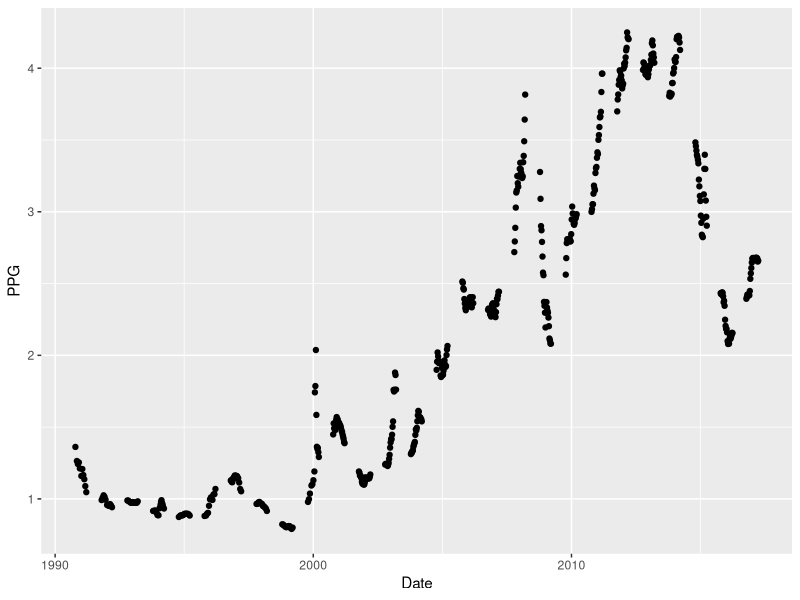
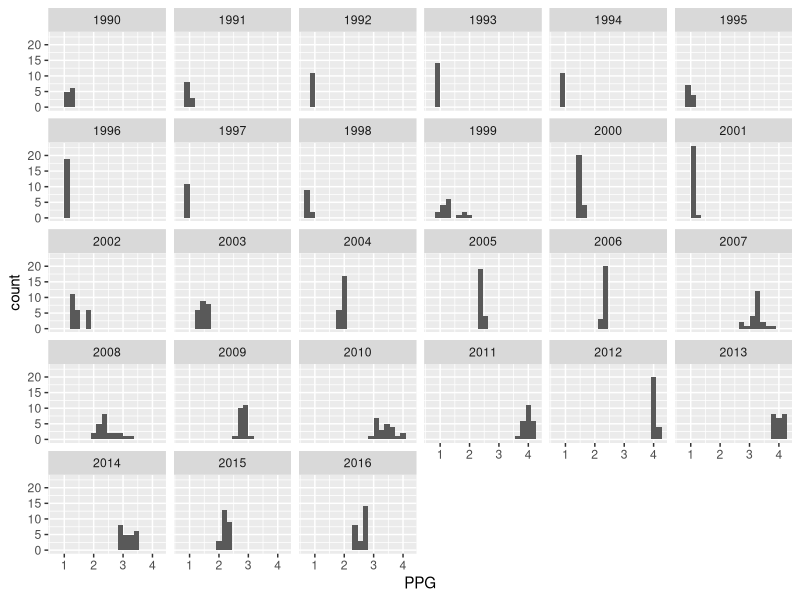
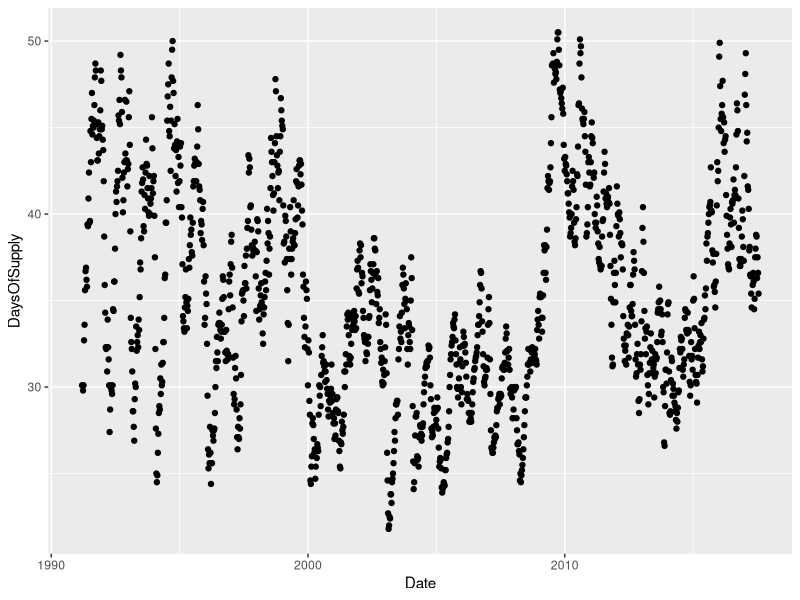
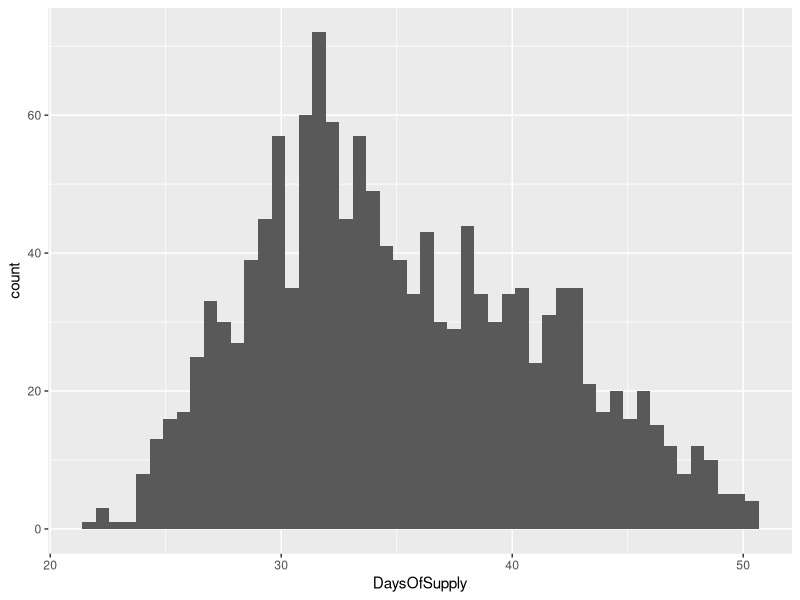
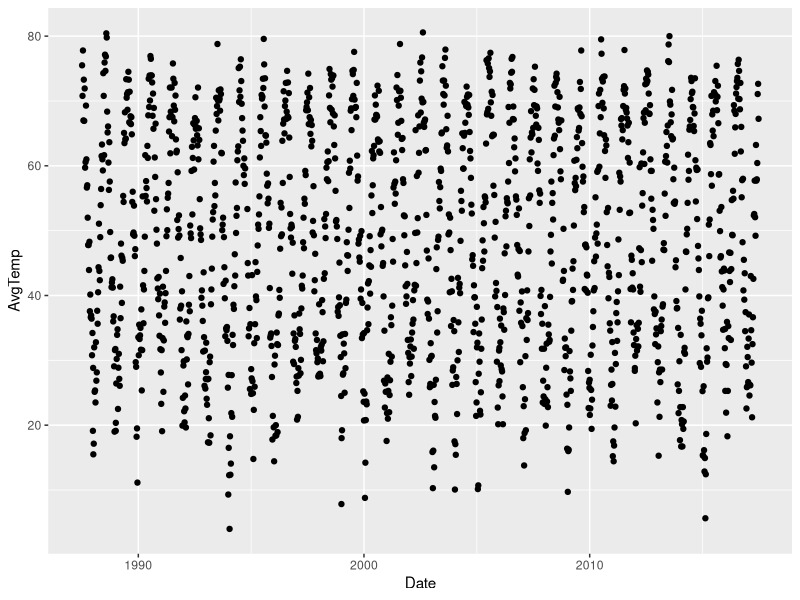
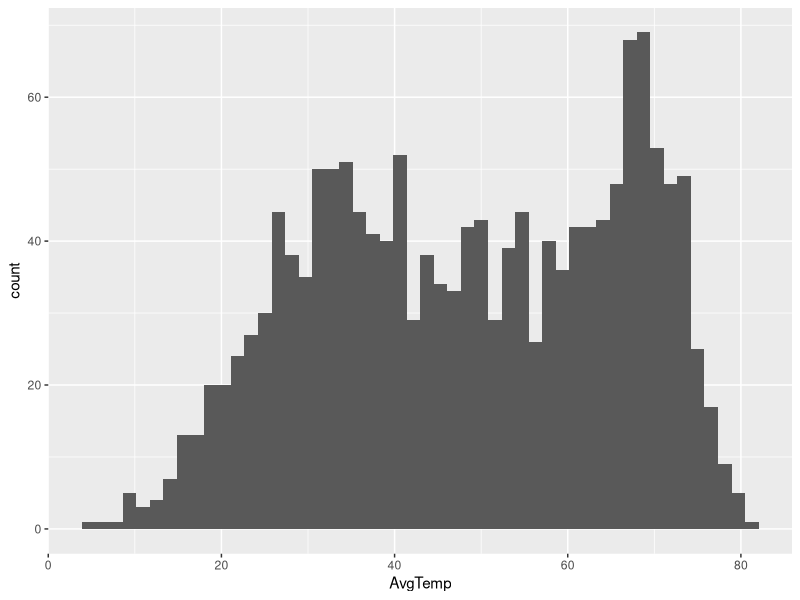
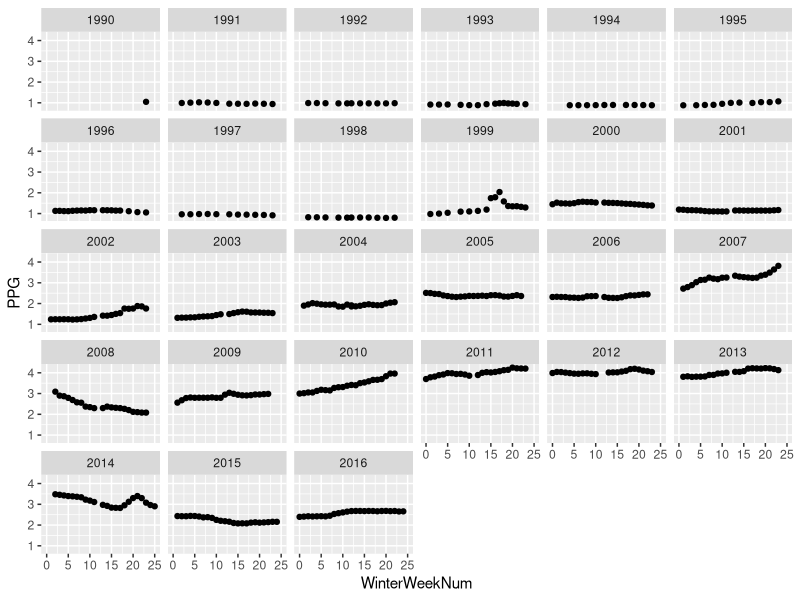
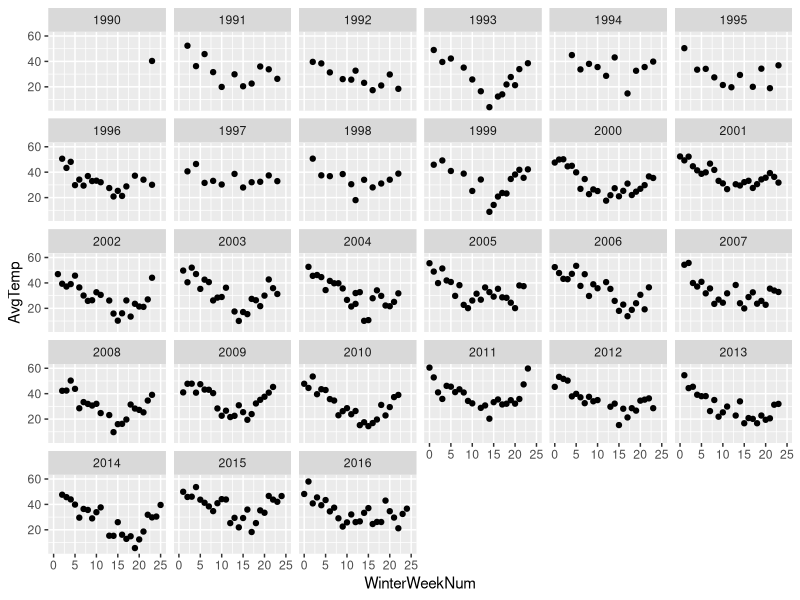

Recreate these plots in R, in order.
## ---- chunk 1

require(tidyverse)
require(lubridate)
require(viridis)

## ---- chunk 2

winter_season <- function(d) {
  ifelse(month(d) >= 6, year(d), year(d) - 1)
}

prices <- read_csv("data/prices.csv") %>%
          na.omit(PPG) %>%
          mutate(
            Date = mdy(WeekOf),
            WeekNum = isoweek(Date),
            Year = year(Date),
            Month = month(Date),
            WinterYear = winter_season(Date)
          ) %>%
          select(-WeekOf) %>%
          arrange(Date) %>%
          mutate(
            TimeDiffDays = c(0.0, as.double(diff(Date))),
            PriceDiff = c(0.0, diff(PPG)),
            PriceDeltaWeek = 7.0 * (PriceDiff / TimeDiffDays)
          ) %>%
          filter(TimeDiffDays < 40) %>%
          filter(!is.nan(PriceDeltaWeek))

ggplot(data=prices) +
  geom_point(mapping = aes(x=Date, y=PPG))

ggplot(data=prices) +
  geom_histogram(mapping = aes(PPG), bins=20) +
  facet_wrap(~ WinterYear)

## ---- chunk 3

supply <- read_csv("data/supply.csv") %>%
          na.omit(DaysOfSupply) %>%
          mutate(
            Date = mdy(WeekOf),
            WeekNum = isoweek(Date),
            Year = year(Date),
            WinterYear = winter_season(Date)
          ) %>%
          select(-WeekOf) %>%
          arrange(Date) %>%
          mutate(
            TimeDiffDays = c(0.0, as.double(diff(Date))),
            SupplyDiff = c(0.0, diff(DaysOfSupply)),
            SupplyDeltaWeek = 7.0 * (SupplyDiff / TimeDiffDays)
          ) %>%
          filter(!is.nan(SupplyDeltaWeek))

ggplot(data=supply) +
  geom_point(mapping = aes(x=Date, y=DaysOfSupply))

ggplot(data=supply) +
  geom_histogram(mapping = aes(DaysOfSupply), bins=50)

## ---- chunk 4

temps <- read_csv("data/daily_temps.csv", na=c("-9999")) %>%
         mutate(
           Date = ymd(Date),
           WeekNum = isoweek(Date),
           Year = year(Date),
           TAvg = rowMeans(cbind(TMax, TMin), na.rm=TRUE),
           WinterYear = winter_season(Date)
         ) %>%
         group_by(Year, WeekNum) %>% 
         mutate(AvgTemp = mean(TAvg)) %>% 
         distinct(Year, WeekNum, .keep_all=TRUE) %>% 
         select(Date, WeekNum, Year, AvgTemp, WinterYear) %>%
         ungroup() %>%
         arrange(Date) %>%
         mutate(
           TimeDiffDays = c(0.0, as.double(diff(Date))),
           TempDiff = c(0.0, diff(AvgTemp)),
           TempDeltaWeek = 7.0 * (TempDiff / TimeDiffDays)
          ) %>%
          filter(!is.nan(TempDeltaWeek))

ggplot(data=temps) +
  geom_point(mapping = aes(x=Date, y=AvgTemp))

ggplot(data=temps) +
  geom_histogram(mapping = aes(AvgTemp), bins=50)

## ---- chunk 5

obs <- inner_join(prices, supply, c("Year", "WeekNum", "WinterYear"), suffix=c(".prices", ".temps")) %>%
       inner_join(temps, c("Year", "WeekNum", "WinterYear")) %>% 
       rename(Date.supply=Date) %>%
       mutate(
         WinterWeekNum = ifelse(WeekNum > 30, WeekNum, WeekNum + 52),
         WinterWeekNum = WinterWeekNum - min(WinterWeekNum)
       ) 

ggplot(data=obs) +
  geom_point(mapping = aes(x=WinterWeekNum, y=PPG)) +
  facet_wrap(~ WinterYear)
  
ggplot(data=obs) +
  geom_point(mapping = aes(x=WinterWeekNum, y=AvgTemp)) +
  facet_wrap(~ WinterYear)

ggplot(data=obs) +
  geom_point(mapping = aes(x=WinterWeekNum, y=DaysOfSupply)) +
  facet_wrap(~ WinterYear)

## ---- chunk 6

ggplot(prices) +
  geom_histogram(mapping = aes(PriceDeltaWeek), bins=100)

ggplot(supply) +
  geom_histogram(mapping = aes(SupplyDeltaWeek), bins=50)

ggplot(temps) +
  geom_histogram(mapping = aes(TempDeltaWeek), bins=100)

